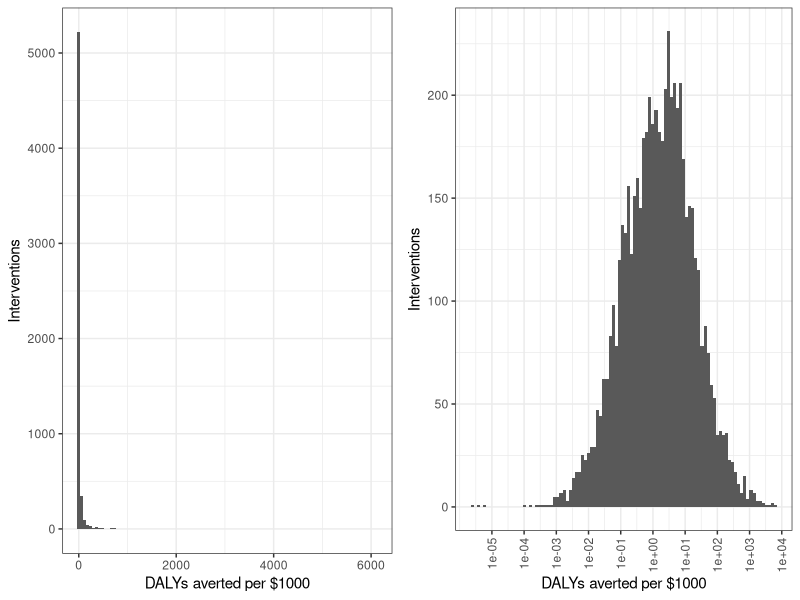
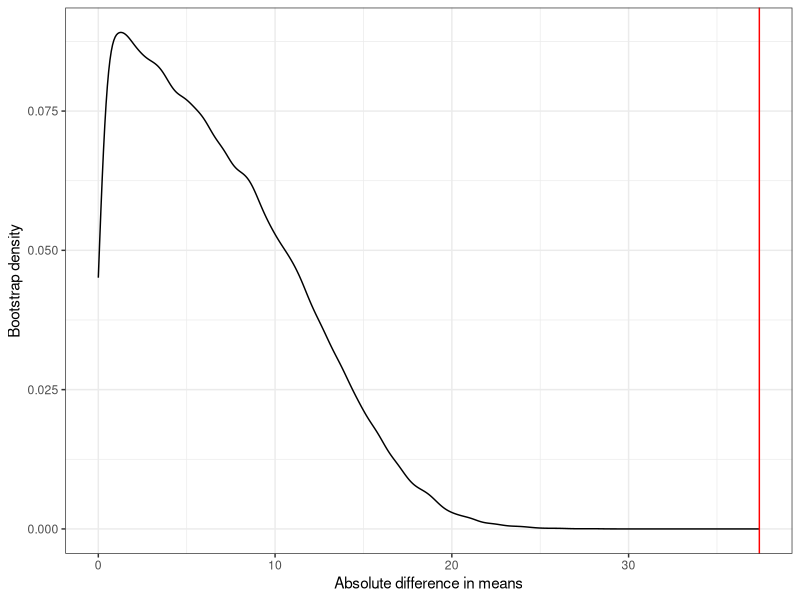
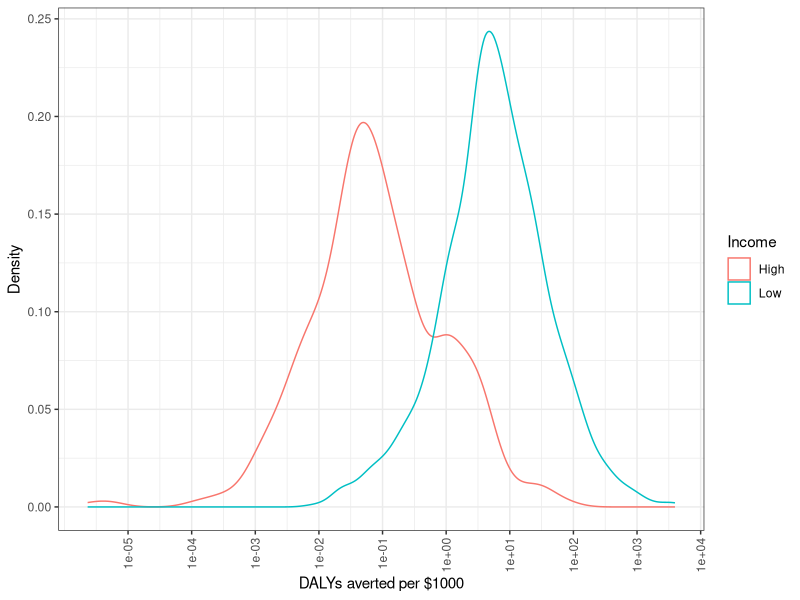

Write R code to recreate these figures, in order.
## ---- chunk 1
list.of.packages <- c("ggplot2", "gridExtra", "reshape2", "dplyr")
new.packages <- list.of.packages[!(list.of.packages %in% installed.packages()[,"Package"])]
if(length(new.packages)) install.packages(new.packages)

library(ggplot2)
library(gridExtra)
library(reshape2)
library(dplyr)
## ---- chunk 2
set.seed(111)

CEA <- read.csv("data/CEA.csv")

# DALYs <= 0 are measuring something cost savings or are reported incorrectly
CEA <- CEA[!is.na(CEA$DALYinCurrentUSDollars) & CEA$DALYinCurrentUSDollars > 0,]
CEA$DalyPerThousand <- 1000/CEA$DALYinCurrentUSDollars

plot1 <- ggplot(CEA, aes(x=DalyPerThousand)) + 
  geom_histogram(bins = 100) + 
  theme_bw() + 
  xlab("DALYs averted per $1000") + 
  ylab("Interventions")

plot2 <- ggplot(CEA, aes(x=DalyPerThousand)) + 
  geom_histogram(bins = 100) + 
  theme_bw() + 
  xlab("DALYs averted per $1000") + 
  ylab("Interventions") + 
  scale_x_continuous(trans = 'log', breaks = 10^((-5):4)) + 
  theme(axis.text.x = element_text(angle = 90, vjust = 0.5, hjust=1))

grid.arrange(plot1, plot2, ncol=2)
CEA$logDalyPerThousand <- log(CEA$DalyPerThousand)
## ---- chunk 3
exp(sqrt(var(CEA$logDalyPerThousand) * (nrow(CEA) - 1)/(nrow(CEA))) * qnorm(0.95))
## ---- chunk 4
# First two shown as an example
n <- nrow(CEA)
  
# 2. Theta hat approximate SE
se_2 <- sqrt(2) * var(CEA$logDalyPerThousand) * qnorm(0.95) / 
  (2 * sd(CEA$logDalyPerThousand)) * 
  exp(sd(CEA$logDalyPerThousand) * qnorm(0.95)) / (sqrt(n))

# 3. Theta hat non-parametric SE
nboot <- 10^4
one_boot <- function() {
  samples <- sample(CEA$logDalyPerThousand, n, replace = T)
  return(exp(sqrt(var(samples) * (n - 1)/(n)) * qnorm(0.95)))
}
boots <- replicate(nboot, one_boot())
se_3 <- sd(boots)
## ---- chunk 5
# 4. Theta hat parametric SE
mu_hat <- mean(CEA$logDalyPerThousand)
sigma_sq_hat <- var(CEA$logDalyPerThousand) * (n - 1) / n
nboot <- 10^4
one_boot <- function() {
  samples <- exp(rnorm(n, mu_hat, sqrt(sigma_sq_hat)))
  return(exp(sqrt(var(log(samples)) * (n - 1)/(n)) * qnorm(0.95)))
}
boots <- replicate(nboot, one_boot())
se_4 <- sd(boots)

# 5. Theta tilde non-parametric bootstrap
one_boot <- function() {
  samples <- sample(CEA$DalyPerThousand, n, replace = T)
  return(quantile(samples, 0.95) / quantile(samples, 0.5))
}
boots <- replicate(nboot, one_boot())
se_5 <- sd(boots)

# 6. Theta tilde parametric bootstrap
one_boot <- function() {
  samples <- exp(rnorm(n, mu_hat, sqrt(sigma_sq_hat)))
  return(quantile(samples, 0.95) / quantile(samples, 0.5))
}
boots <- replicate(nboot, one_boot())
se_6 <- sd(boots)

round(c("Theta hat" = exp(sqrt(var(CEA$logDalyPerThousand) * 
                                 (nrow(CEA) - 1)/(nrow(CEA))) * qnorm(0.95)), 
        "Theta tilde" = unname(quantile(CEA$DalyPerThousand, 0.95)) / 
          unname(quantile(CEA$DalyPerThousand, 0.5))), 3)
df <- data.frame(round(c("Theta hat SE asymptotic approximation" = se_2, 
                         "Theta hat SE non-parametric bootstrapped" = se_3, 
                         "Theta hat SE parametric bootstrap" = se_4,
                         "Theta tilde SE non-parametric bootstrap" = se_5, 
                         "Theta tilde SE parametric bootstrap" = se_6), 3))

colnames(df) <- c("")
knitr::kable(df)
## ---- chunk 6
nboot <- 10^4
one_boot <- function() {
  samples <- sample(CEA$DalyPerThousand, n, replace = T)
  return(quantile(samples, 0.95) / quantile(samples, 0.5))
}
boots <- replicate(nboot, one_boot())
perc_method <- quantile(boots, c(0.025, 0.975))

norm_approx_1 <- c(quantile(CEA$DalyPerThousand, 0.95) / 
                     quantile(CEA$DalyPerThousand, 0.5) - sd(boots) * qnorm(0.975),
  quantile(CEA$DalyPerThousand, 0.95) / quantile(CEA$DalyPerThousand, 0.5) + 
    sd(boots) * qnorm(0.975))

one_boot <- function() {
  samples <- sample(CEA$logDalyPerThousand, n, replace = T)
  return(quantile(samples, 0.95) - quantile(samples, 0.5))
}
boots <- replicate(nboot, one_boot())
norm_approx_2 <- exp(c(quantile(CEA$logDalyPerThousand, 0.95) - 
                         quantile(CEA$logDalyPerThousand, 0.5) - sd(boots) * qnorm(0.975),
  quantile(CEA$logDalyPerThousand, 0.95) - quantile(CEA$logDalyPerThousand, 0.5) + 
    sd(boots) * qnorm(0.975)))

df <- data.frame(round(rbind(perc_method, norm_approx_1, norm_approx_2), 2))
rownames(df) <- c("Percentile method", "Normal approximation original scale", 
                  "Normal approximation log scale")
colnames(df) <- c("Lower", "Upper")
knitr::kable(df)
## ---- chunk 7
aggregated_countries <- do.call(data.frame, 
                                (aggregate(logDalyPerThousand ~ Country, CEA, 
                                           FUN = function(x) c(mu = mean(x), sd = sd(x) ) )))
country_count <- data.frame(table(CEA$Country))
colnames(country_count) <- c("Country", "Studies")
aggregated_countries <- left_join(aggregated_countries, country_count, by=c("Country"))
colnames(aggregated_countries) <- c("Country", "mu", "sd", "Studies")
grand_mean <- mean(CEA$logDalyPerThousand)
grand_var <- var(CEA$logDalyPerThousand)

aggregated_countries$adjustedDalyPerThousand <- 1 / (1 / grand_var + aggregated_countries$Studies / 
                                                       aggregated_countries$sd) * 
  (grand_mean / grand_var + aggregated_countries$mu * aggregated_countries$Studies / aggregated_countries$sd)

high_val <- cbind("County" = aggregated_countries$Country[order(aggregated_countries$adjustedDalyPerThousand, decreasing = T)[1:10]],
                "Adjusted DALYs averted per $1000" = round(exp(aggregated_countries$adjustedDalyPerThousand[order(aggregated_countries$adjustedDalyPerThousand, decreasing = T)[1:10]]), 2),
                "Studies" = aggregated_countries$Studies[order(aggregated_countries$adjustedDalyPerThousand, decreasing = T)[1:10]])

knitr::kable(high_val)

low_val <- cbind("County" = aggregated_countries$Country[order(aggregated_countries$adjustedDalyPerThousand, decreasing = F)[1:10]],
                "Adjusted DALYs averted per $1000" = round(exp(aggregated_countries$adjustedDalyPerThousand[order(aggregated_countries$adjustedDalyPerThousand, decreasing = F)[1:10]]), 3),
                "Studies" = aggregated_countries$Studies[order(aggregated_countries$adjustedDalyPerThousand, decreasing = F)[1:10]])

knitr::kable(low_val)
## ---- chunk 8
income <- read.csv("data/income.csv")[,c(1,2)]
CEA_with_income <- inner_join(CEA, income, by=c("Country"))
high_income <- CEA_with_income$DalyPerThousand[CEA_with_income$Income == "High"]
low_income <- CEA_with_income$DalyPerThousand[CEA_with_income$Income == "Low"]
t.test(high_income, low_income, var.equal = F, alternative = "two.sided")
## ---- chunk 9
nperm <- 10^5

run_perm <- function(x, y) {
  n <- length(x)
  joined_vec <- c(x,y)
  indices <- sample(1:length(joined_vec), n)
  abs(mean(joined_vec[indices]) - mean(joined_vec[-indices]))
}

perms <- replicate(nperm, 
                   run_perm(CEA_with_income$DalyPerThousand[CEA_with_income$Income == "High"],
                          CEA_with_income$DalyPerThousand[CEA_with_income$Income == "Low"]))

mean(perms > abs(mean(CEA_with_income$DalyPerThousand[CEA_with_income$Income == "High"]) - 
       mean(CEA_with_income$DalyPerThousand[CEA_with_income$Income == "Low"])))
## ---- chunk 10
ggplot(data.frame(x=perms), aes(x=x)) + 
  geom_density() + 
  theme_bw() + 
  geom_vline(xintercept = 
               abs(mean(CEA_with_income$DalyPerThousand[CEA_with_income$Income == "High"]) - 
       mean(CEA_with_income$DalyPerThousand[CEA_with_income$Income == "Low"])), col="red") + 
  ylab("Bootstrap density") + 
  xlab("Absolute difference in means")
## ---- chunk 11
ggplot(CEA_with_income, aes(x=DalyPerThousand, col=Income)) + 
  geom_density() + 
  scale_x_continuous(trans = 'log', breaks = 10^((-5):4)) + 
  ylab("Density") + 
  xlab("DALYs averted per $1000") + 
  theme_bw() + 
  theme(axis.text.x = element_text(angle = 90, vjust = 0.5, hjust=1))
